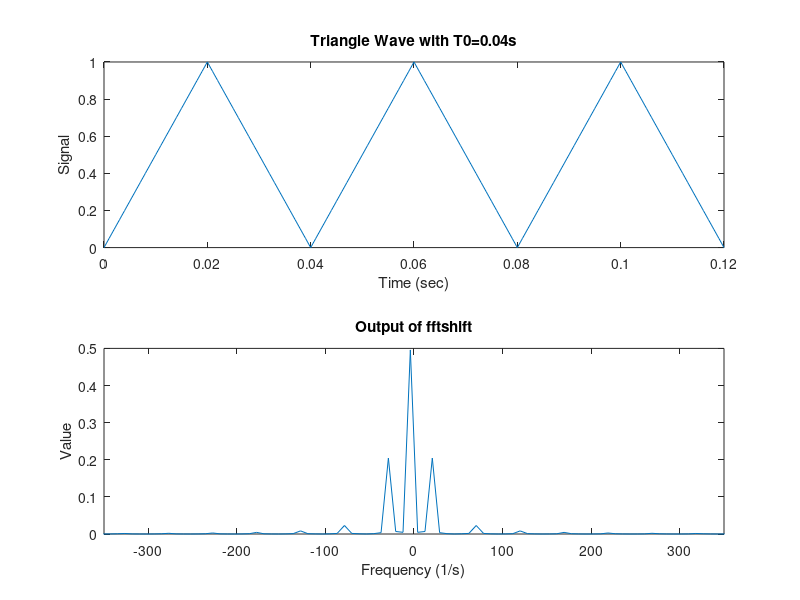
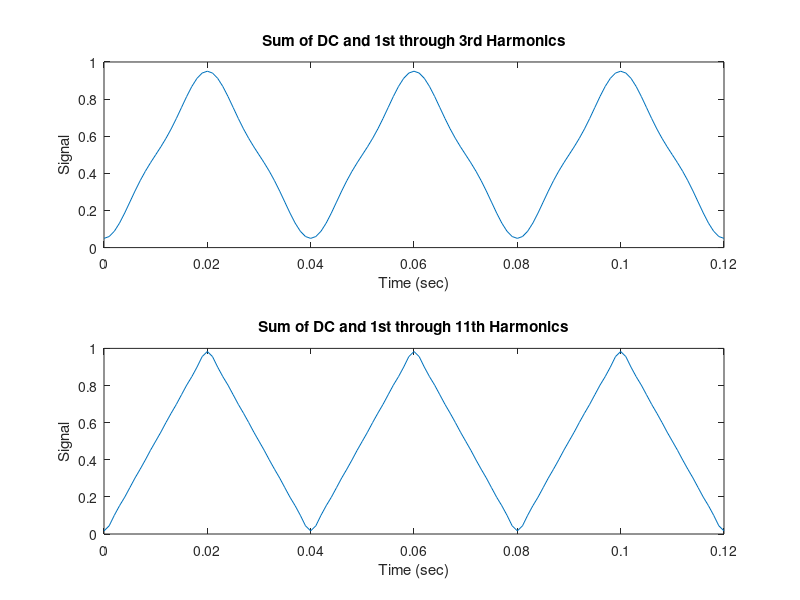

These charts were generated, in order, by the following MATLAB code:
clear,clc,close all;
%%%%%%%%%%%%%%%%%%%%%%%%%%%%%%%%%%%%%%%%%%%%%%%%%%%%%%%%%%%%%%%%%%%%%%%%%%%
figure;
subplot(2,1,1);
fs = 1000;
t = 0:1/fs:0.12;
x = (sawtooth(2*pi*25*t,0.5)+1)./2;
plot(t,x);
xlabel('Time (sec)');
ylabel('Signal');
title("Triangle Wave with T0=0.04s")
%%%%%%%%%%%%%%%%%%%%%%%%%%%%%%%%%%%%%%
subplot(2,1,2);
y = fftshift(fft(x));
n = length(x);
f0 = (-n/2:n/2-1)*(fs/n);
normalized = abs(y/n);
plot(f0,normalized);
xlabel('Frequency (1/s)');
ylabel('Value');
title("Output of fftshift")
xlim([-350 350])
%%%%%%%%%%%%%%%%%%%%%%%%%%%%%%%%%%%%%%%%%%%%%%%%%%%%%%%%%%%%%%%%%%%%%%%%%%%
figure;
fs = 1000;
t = 0:1/fs:0.12;

subplot(2,1,1)
x = t.*0;
x = x + 0.5; % DC component
for k = 1:3
    if mod(k,2)==1
        x = x + (-4/((pi*k)^2))*cos(2*pi*25*k*t);  
    end
end
plot(t,x);
xlabel('Time (sec)');
ylabel('Signal');
title("Sum of DC and 1st through 3rd Harmonics")
%%%%%%%%%%%%%%%%%%%%%%%%%%%%%%%%%%%%%%
subplot(2,1,2)
x = t.*0;
x = x + 0.5; % DC component
for k = 1:11
    if mod(k,2)==1
        x = x + (-4/((pi*k)^2))*cos(2*pi*25*k*t);  
    end
end
plot(t,x);
xlabel('Time (sec)');
ylabel('Signal');
title("Sum of DC and 1st through 11th Harmonics")